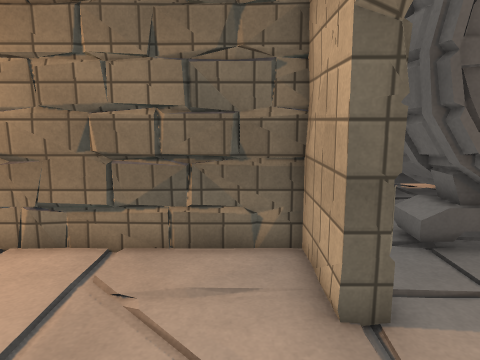
[1] (above)

18 first-person views from a walk through a Unity game level. The camera is 1.5 m above the floor, tilts 10° down and sees 70° across. Doors are open. The floor is counted in squares, 0.5 m on a side. Each view is taken from the middle of a square. On the plan, view 1 faces up. The plan holds only what a view shows up to about 20 squares ahead; the rest is blank. The place goes on beyond the plan. The player is left out. Some surface patterns are stand-ins.

[2]
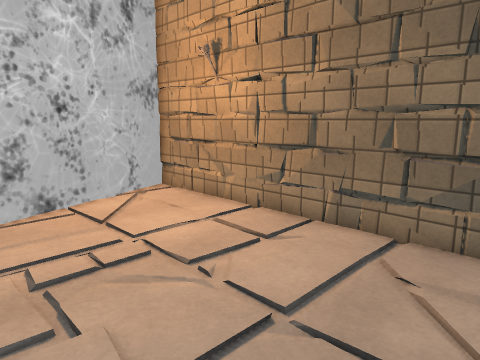

[3]
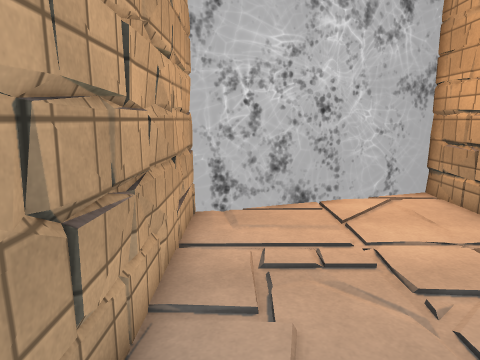

[4]
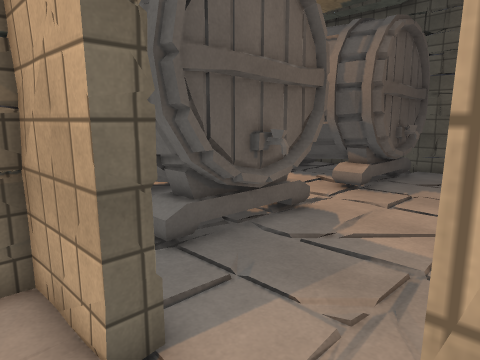

[5]
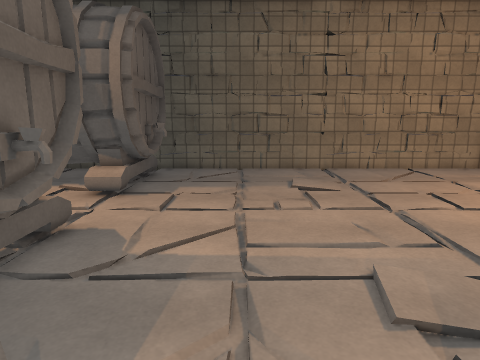

[6]
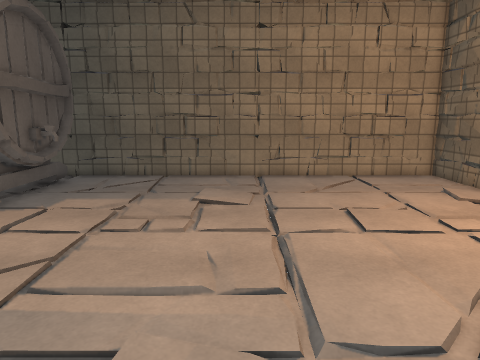

[7]
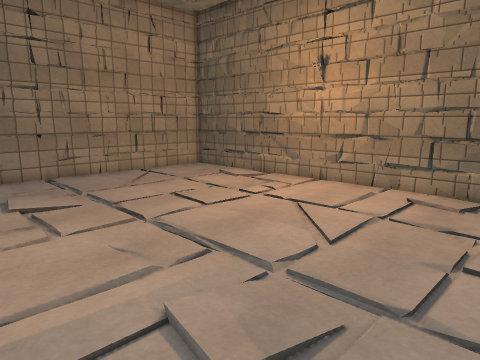

[8]
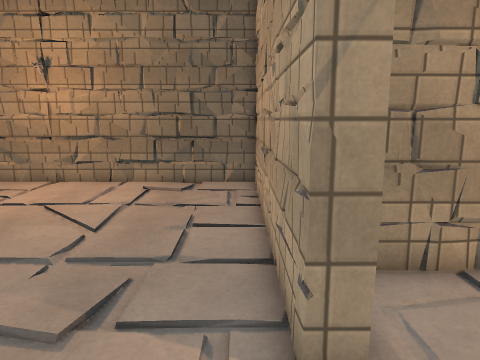

[9]
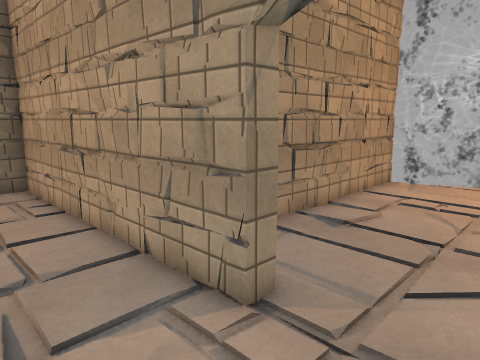

[10]
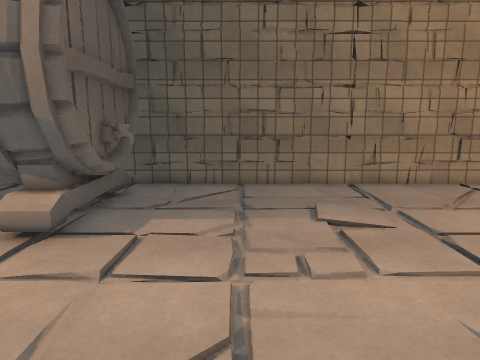

[11]
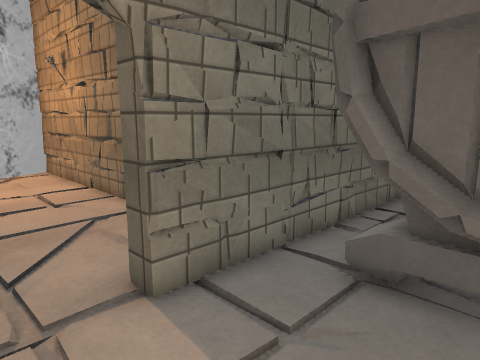

[12]
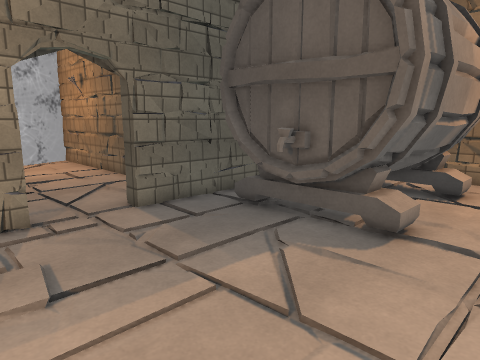

[13]
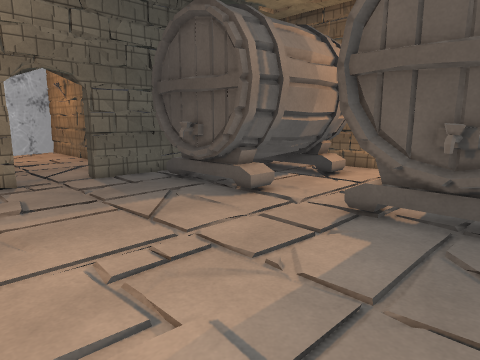

[14]
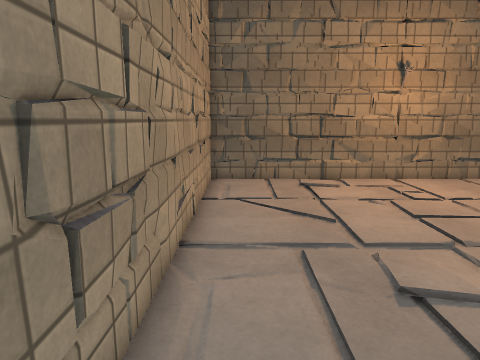

[15]
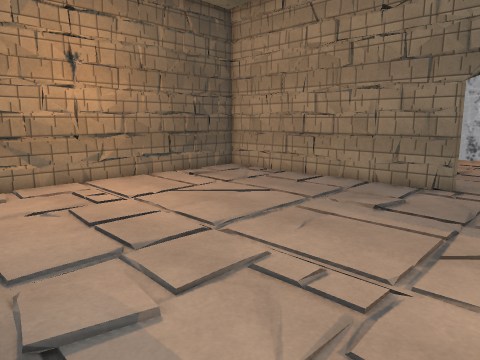

[16]
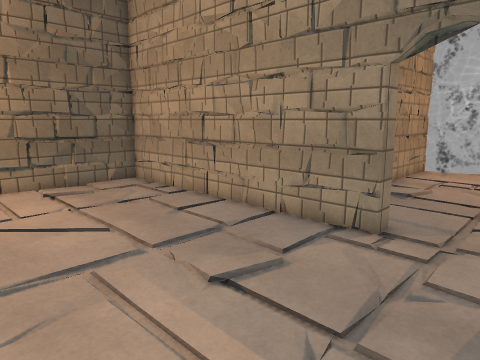

[17]
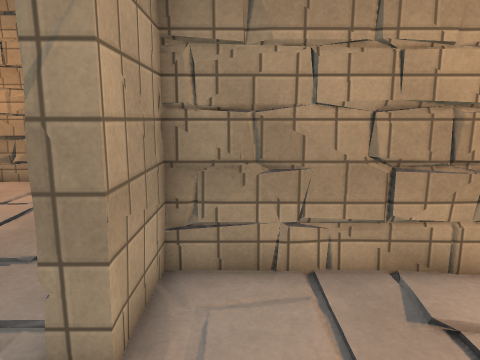

[18]
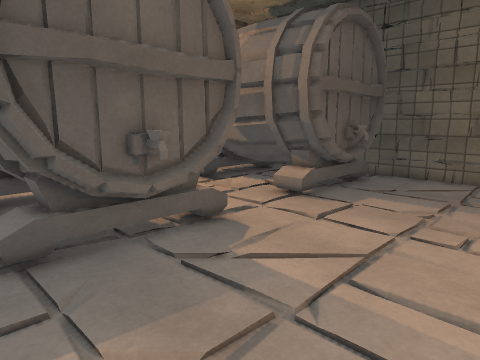

### Floor plan
Key: @ floor where view 1 was taken; # wall or solid block; . floor; = window, fence, low wall or low ledge; O other object.
Columns run from 14 left of view 1 to 22 right of it. Each row starts with its distance up from view 1.
 10                 #  OO #OO   OO#
  9                 #.OO  OOO...OOOO    #
  8 O################ OOOOOOO...OOOOOO  #
  7 O..............## OOOOOOO...OOOOOOO.#
  6  O.............## ...O.........O....#
  5  O.............##...................#
  4  O.................................=#
  3   O................................##
  2   O................................=#
  1   O............##...................#
  0    O..........@##...................#
 -1    O..##..===..##..................##
 -2    O#############..................##
 -3                 #...................#
 -4                 #...................#
 -5                 #...................#
 -6                 #..................=#
 -7                 #..................##
 -8                 #..................=#
 -9                 #...................#
-10                 #...................#
-11                 # ..===...  ..===..##
-12                 #####################

Where each view was taken, in squares from view 1:
view 1: 0 up, 0 right, facing up
view 2: 1 down, 0 right, facing up-left
view 3: 0 up, 0 right, facing left
view 4: 1 up, 0 right, facing up-right
view 5: 3 up, 1 right, facing right
view 6: 1 down, 3 right, facing right
view 7: 3 up, 3 right, facing down-right
view 8: 5 up, 3 right, facing down
view 9: 5 up, 6 right, facing down-left
view 10: 3 up, 6 right, facing right
view 11: 2 up, 7 right, facing up-left
view 12: 1 down, 13 right, facing up-left
view 13: 2 down, 19 right, facing up-left
view 14: 6 up, 20 right, facing down
view 15: 5 up, 18 right, facing down-left
view 16: 5 up, 11 right, facing down-left
view 17: 5 up, 0 right, facing down
view 18: 0 up, 3 right, facing up-right
